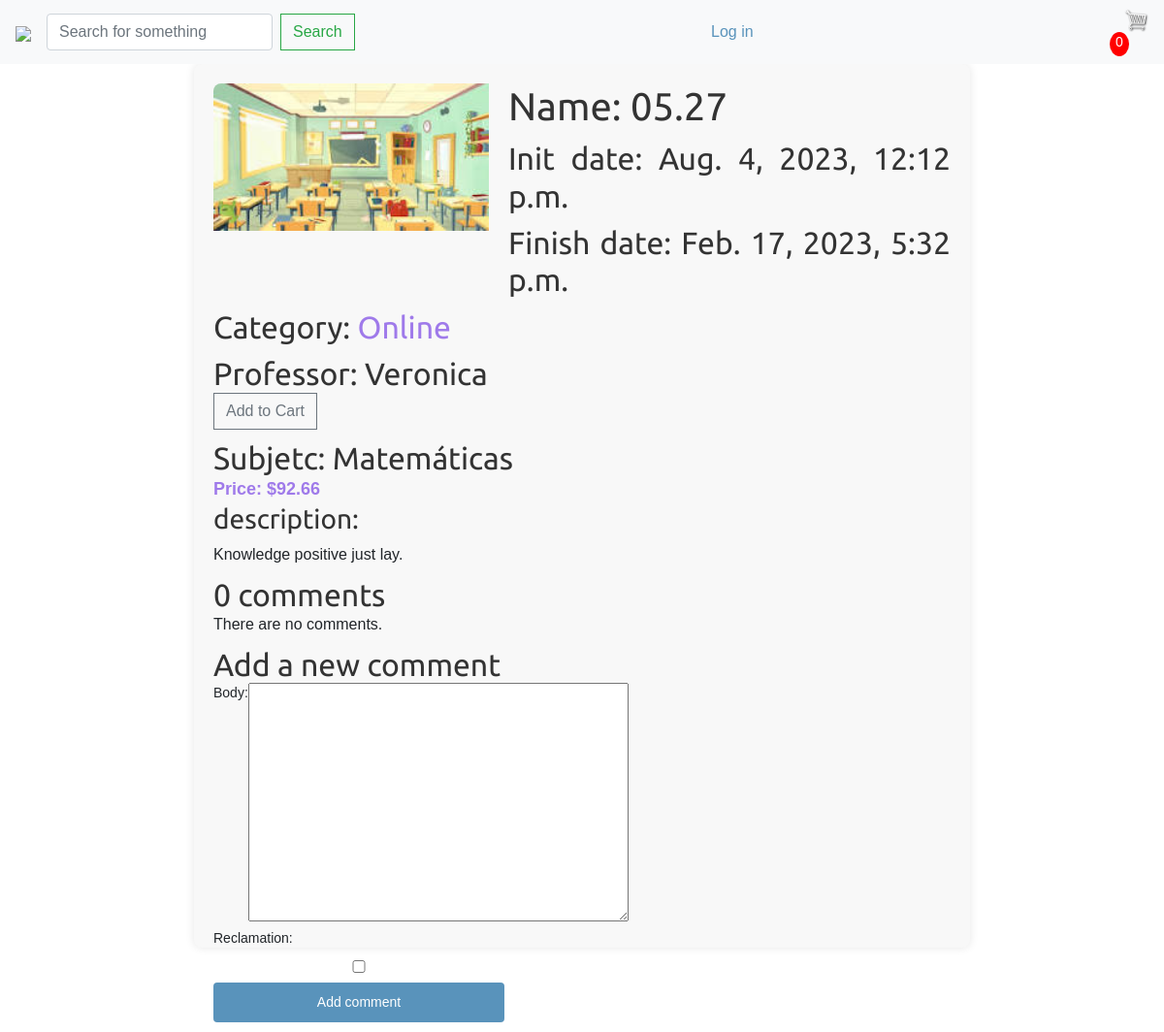
Page /5/05-27/ on the committed database.
### shop/models.py (models this page shows, shortened)
class Product(models.Model):
    category = models.ForeignKey(Category,related_name='products',on_delete=models.CASCADE)
    professor = models.ForeignKey(Professor,related_name='products',on_delete=models.CASCADE)
    subject = models.ForeignKey(Subject,related_name='products',on_delete=models.CASCADE)
    name = models.CharField(max_length=200)
    slug = models.SlugField(max_length=200)
    image = models.ImageField(upload_to='products/%Y/%m/%d',blank=True,default='../media/noimage.jpg')
    description = models.TextField(blank=True)
    price = models.DecimalField(max_digits=10,decimal_places=2)
    available = models.BooleanField(default=True)
    init_dateTime = models.DateTimeField()
    finish_dateTime = models.DateTimeField()
    created = models.DateTimeField(auto_now_add=True)
    updated = models.DateTimeField(auto_now=True)
    class Meta:
        ordering = ['name']
        indexes = [
        models.Index(fields=['id', 'slug']),
        models.Index(fields=['name']),
        models.Index(fields=['-created']),
        ]

class Category(models.Model):
    name = models.CharField(max_length=200)
    slug = models.SlugField(max_length=200,
    unique=True)
    class Meta:
        ordering = ['name']
        indexes = [
        models.Index(fields=['name']),
        ]
        verbose_name = 'category'
        verbose_name_plural = 'categories'
    def __str__(self):
        return self.name
    def get_absolute_url(self):
        return reverse('shop:product_list_by_category',args=[self.slug])

class Professor(models.Model):
    name = models.CharField(max_length=200)
    surname = models.CharField(max_length=200)
    slug = models.SlugField(max_length=200,
    unique=True)
    class Meta:
        ordering = ['name']
        indexes = [
        models.Index(fields=['name']),
        ]
        verbose_name = 'professor'
        verbose_name_plural = 'professors'
    def __str__(self):
        return self.name

class Subject(models.Model):
    name = models.CharField(max_length=200)
    slug = models.SlugField(max_length=200,
    unique=True)
    class Meta:
        ordering = ['name']
        indexes = [
        models.Index(fields=['name']),
        ]
        verbose_name = 'subject'
        verbose_name_plural = 'subjects'
    def __str__(self):
        return self.name

### shop/views.py (the view)
# urls.py: path('<int:id>/<slug:slug>/', views.product_detail,name='product_detail'),
def product_detail(request, id, slug):
    product = get_object_or_404(Product,
    id=id,
    slug=slug,
    available=True)
    comments = product.comments.filter(active=True)
    form = CommentForm()
    if request.user.is_authenticated:
        customer = request.user.customer
        order, created = Order.objects.get_or_create(customer=customer, completed=False)
        items = order.orderitem_set.all()
        cartItems = order.get_cart_items
    else:
        items = []
        order = {'get_cart_total':0, 'get_cart_items':0}
        cartItems = order['get_cart_items']
    return render(request,
    'shop/product/detail.html',
    {'product': product,
    'comments': comments,
    'form': form,
    'cartItems':cartItems})

### shop/forms.py
class CommentForm(forms.ModelForm):
    class Meta:
        model = Comment
        fields = ['body','reclamation']

### templates/shop/product/detail.html (shortened to what this page needs)
{% extends "shop/base.html" %}
{% load static %}
{% block content %}
<div class="product-detail">
    <img src="{% if product.image %}{{ product.image.url }}{% else %}
    {% static "img/no_image.png" %}{% endif %}">
    <h1>Name: {{ product.name }}</h1>
    <h2>Init date: {{ product.init_dateTime }}</h2>
    <h2>Finish date: {{ product.finish_dateTime }}</h2>
    <h2>
    Category:
        <a href="{{ product.category.get_absolute_url }}">
            {{ product.category }}
        </a>
    </h2>
    <h2>
    Professor: {{ product.professor }}
    </h2>
    <button data-product="{{product.id}}" data-action="add" class="btn btn-outline-secondary add-btn update-cart">Add to Cart</button>
    <h2>
    Subjetc: {{ product.subject}}
    </h2>
    <p class="price">Price: ${{ product.price }}</p>
    <h3>description:</h3> {{ product.description|linebreaks }}
    {% with comments.count as total_comments %}
    <h2>
        {{ total_comments }} comment{{ total_comments|pluralize }}
    </h2>
    {% endwith %}
    {% for comment in comments %}
    <div class="comment">
        <p class="info">
            Comment {{ forloop.counter }} by {{ comment.name }}
            {{ comment.created }}
        </p>
        {{ comment.body|linebreaks }}
    </div>
    {% empty %}
    <p>There are no comments.</p>
    {% endfor %}
    {% include "shop/product/includes/comment_form.html" %}
</div>
{% endblock %}

### shop/static/css/base.css (style rules this page uses)
body { margin:0; padding:0; font-family:helvetica, sans-serif; }
h1, h2, h3, h4, h5 , h6 { font-family: 'Ubuntu', sans-serif; font-weight:normal; }
a { text-decoration:none; color:#5993bb; }
form p label, form p input { float:left; clear:both; }
form p label { font-size:14px; padding-bottom:4px; }
form p input { width:300px; font-size:13px; margin-bottom:10px; padding:10px 12px; border:0; background:#efefef; color:#666; border-radius:4px; }
.product-detail { text-align:justify; }
.product-detail .price { color:#333; font-size:28px; font-weight:bold; }
.product-detail img { width:40%; float:left; padding:0 20px 20px 0; }
.product-detail h1 { margin-bottom:0; }
.product-detail h2 { margin-top:10px; }
body, h1, h2, p, button { margin: 0; padding: 0; }
button { background-color: #9f7aea; color: white; border: none; padding: 10px 15px; text-align: center; text-decoration: none; display: inline-block; font-size: 14px; cursor: pointer; border-radius: 4px; }
.product-detail { max-width: 800px; margin: 0 auto; padding: 20px; background-color: #f8f8f8; border-radius: 8px; box-shadow: 0 0 10px rgba(0, 0, 0, 0.1); }
.product-detail img { max-width: 100%; height: auto; margin-bottom: 20px; border-radius: 8px; }
.product-detail h1, .product-detail h2, .product-detail h3 { color: #333; }
.product-detail a { color: #9f7aea; }
.product-detail .price { font-size: 18px; font-weight: bold; color: #9f7aea; }
.btn { border-radius: 0; }

### rows in the picture
Product: image (picture), name "05.27", init_dateTime "Aug. 4, 2023, 12:12 p.m.", finish_dateTime "Feb. 17, 2023, 5:32 p.m.", category "Online", professor "Veronica", subject "Matemáticas", price "92.66", description "Knowledge positive just lay."

### other values in the picture
{{ cartItems }} "0"
{{ total_comments }} "0"
